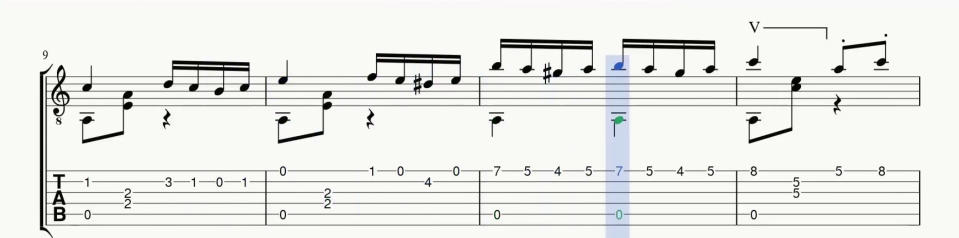
#> input picture t1.jpg, 1918 x 476 px (shown at 1/2 size)
$ python check_duplicate.py
#> lines starting #> are read from the running program, lines starting #| are printed output that depends on the picture
from skimage.metrics import structural_similarity as ssim
import numpy as np
import imagehash
from PIL import Image
import cv2

def check_duplicate(img1_cv, img2_cv, ssim_threshold=0.7, hash_threshold=20):
    # 1. Kiểm tra đầu vào
    if img1_cv is None or img2_cv is None:
        return False

    # 2. Đảm bảo ảnh ở dạng Grayscale (nếu là ảnh màu 3 kênh thì chuyển về 1 kênh)
    def to_gray(img):
        if len(img.shape) == 3:
            return cv2.cvtColor(img, cv2.COLOR_BGR2GRAY)
        return img

    gray1 = to_gray(img1_cv)
    gray2 = to_gray(img2_cv)

    # 3. Resize ảnh 2 về cùng kích thước với ảnh 1
    height, width = gray1.shape
    gray2_resized = cv2.resize(gray2, (width, height))

    # --- LỚP 1: SSIM (So sánh cấu trúc tổng thể) ---
    # win_size=7 để xử lý tốt các chi tiết nhỏ như nốt nhạc
    score_ssim, _ = ssim(gray1, gray2_resized, full=True)

    # --- LỚP 2: DHash (So sánh chi tiết nốt nhạc) ---
    # Chuyển từ mảng NumPy (OpenCV) sang PIL Image để imagehash có thể đọc được
    pil_img1 = Image.fromarray(gray1)
    pil_img2 = Image.fromarray(gray2_resized)

    hash1 = imagehash.dhash(pil_img1)
    hash2 = imagehash.dhash(pil_img2)
    hash_diff = hash1 - hash2 # Khoảng cách Hamming

    # Log để debug nếu cần
    print(f"DEBUG: SSIM = {score_ssim:.4f} | Hash Diff = {hash_diff}")

    # --- ĐIỀU KIỆN KẾT HỢP ---
    # SSIM > 0.9: Cùng bố cục, cùng font chữ, cùng lề
    # Hash Diff <= 2: Các nốt nhạc nằm đúng vị trí (ngưỡng 14 bạn để hơi cao, dễ bị nhận nhầm)
    is_duplicate = (score_ssim >= ssim_threshold and hash_diff <= hash_threshold)

    return score_ssim, hash_diff, is_duplicate


# Khi gọi hàm:
img1_cv = cv2.imread("t1.jpg")
#> img1_cv is the input picture: shape (476, 1918, 3); mean B, G, R 230.4, 234.6, 233.5
img2_cv = cv2.imread("t2.jpg")
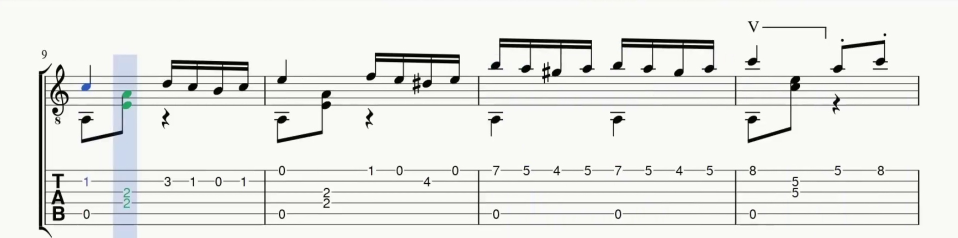
#> input picture t2.jpg, 1916 x 475 px (shown at 1/2 size)
#> img2_cv is the input picture: shape (475, 1916, 3); mean B, G, R 230.4, 234.7, 233.5

result = check_duplicate(img1_cv, img2_cv)
#> in check_duplicate, `gray2_resized = cv2.resize(gray2, (width, height))`:
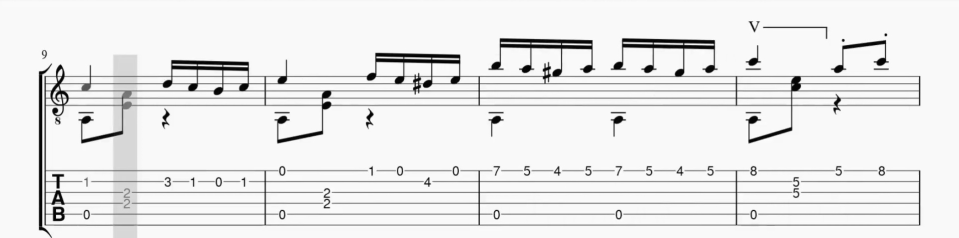
#> gray2_resized: shape (476, 1918) (shown at 1/2 size); min 0, max 255, mean 233.7
#> in check_duplicate, `score_ssim, _ = ssim(gray1, gray2_resized, full=True)`: score_ssim = 0.921
#> (the run stopped early here; a loop or call above may not have finished)
